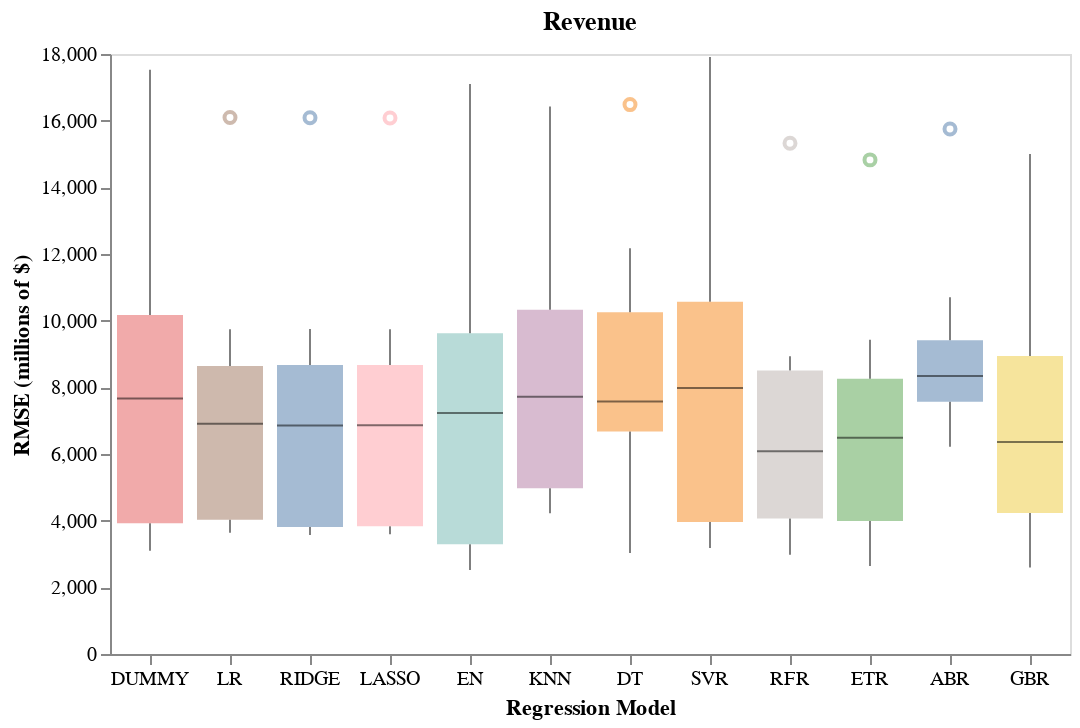

Here is the notebook cell this chart was saved with:
### Code cell
# Let's try a better looking chart in altair
df_rev = pd.DataFrame({
    "model": np.concatenate([[n]*len(v) for n, v in zip(names, kfold_results_rev)]),
    "rmse":  np.concatenate(kfold_results_rev)
})

df_rev['rmse'] = df_rev['rmse']/1_000_000

rev_chart = alt.Chart(df_rev).mark_boxplot(size=33, opacity=0.5, median={'color': 'black', 'strokeWidth': 3}).encode(
    x=alt.X('model:N', sort=names, title='Regression Model', axis = alt.Axis(labelAngle = 0, grid = False)),
    y=alt.Y('rmse:Q', title='RMSE (millions of $)', axis = alt.Axis(grid = False)),
    color = alt.Color('model:N', legend=None)
).properties(
    width=40*len(names), height=300,
    title='Revenue'
)

rev_chart

### Figure 1 — Vega-Lite specification as saved in the notebook (floating-point values rounded to 4 significant figures)
{"config": {"view": {"continuousWidth": 300, "continuousHeight": 300}}, "data": {"name": "data-54fdfa66099ee0227afdc51bdfba7479"}, "mark": {"type": "boxplot", "median": {"color": "black", "strokeWidth": 3}, "opacity": 0.5, "size": 33}, "encoding": {"color": {"field": "model", "legend": null, "type": "nominal"}, "x": {"axis": {"grid": false, "labelAngle": 0}, "field": "model", "sort": ["DUMMY", "LR", "RIDGE", "LASSO", "EN", "KNN", "DT", "SVR", "RFR", "ETR", "ABR", "GBR"], "title": "Regression Model", "type": "nominal"}, "y": {"axis": {"grid": false}, "field": "rmse", "title": "RMSE (millions of $)", "type": "quantitative"}}, "height": 300, "title": "Revenue", "width": 480, "$schema": "https://vega.github.io/schema/vega-lite/v5.20.1.json", "datasets": {"data-54fdfa66099ee0227afdc51bdfba7479": [{"model": "DUMMY", "rmse": 4361.0}, {"model": "DUMMY", "rmse": 17530.0}, {"model": "DUMMY", "rmse": 11150.0}, {"model": "DUMMY", "rmse": 3779.0}, {"model": "DUMMY", "rmse": 3603.0}, {"model": "DUMMY", "rmse": 3097.0}, {"model": "DUMMY", "rmse": 10290.0}, {"model": "DUMMY", "rmse": 7456.0}, {"model": "DUMMY", "rmse": 7874.0}, {"model": "DUMMY", "rmse": 9796.0}, {"model": "LR", "rmse": 4298.0}, {"model": "LR", "rmse": 16090.0}, {"model": "LR", "rmse": 9743.0}, {"model": "LR", "rmse": 3641.0}, {"model": "LR", "rmse": 3782.0}, {"model": "LR", "rmse": 3940.0}, {"model": "LR", "rmse": 8708.0}, {"model": "LR", "rmse": 6784.0}, {"model": "LR", "rmse": 7025.0}, {"model": "LR", "rmse": 8431.0}, {"model": "RIDGE", "rmse": 4249.0}, {"model": "RIDGE", "rmse": 16090.0}, {"model": "RIDGE", "rmse": 9752.0}, {"model": "RIDGE", "rmse": 3571.0}, {"model": "RIDGE", "rmse": 3653.0}, {"model": "RIDGE", "rmse": 3661.0}, {"model": "RIDGE", "rmse": 8732.0}, {"model": "RIDGE", "rmse": 6762.0}, {"model": "RIDGE", "rmse": 6954.0}, {"model": "RIDGE", "rmse": 8482.0}, {"model": "LASSO", "rmse": 4271.0}, {"model": "LASSO", "rmse": 16080.0}, {"model": "LASSO", "rmse": 9745.0}, {"model": "LASSO", "rmse": 3593.0}, {"model": "LASSO", "rmse": 3680.0}, {"model": "LASSO", "rmse": 3688.0}, {"model": "LASSO", "rmse": 8732.0}, {"model": "LASSO", "rmse": 6770.0}, {"model": "LASSO", "rmse": 6960.0}, {"model": "LASSO", "rmse": 8481.0}, {"model": "EN", "rmse": 3838.0}, {"model": "EN", "rmse": 17100.0}, {"model": "EN", "rmse": 10680.0}, {"model": "EN", "rmse": 3111.0}, {"model": "EN", "rmse": 3013.0}, {"model": "EN", "rmse": 2523.0}, {"model": "EN", "rmse": 9725.0}, {"model": "EN", "rmse": 7048.0}, {"model": "EN", "rmse": 7406.0}, {"model": "EN", "rmse": 9316.0}, {"model": "KNN", "rmse": 4707.0}, {"model": "KNN", "rmse": 16430.0}, {"model": "KNN", "rmse": 10890.0}, {"model": "KNN", "rmse": 4926.0}, {"model": "KNN", "rmse": 4220.0}, {"model": "KNN", "rmse": 5106.0}, {"model": "KNN", "rmse": 10380.0}, {"model": "KNN", "rmse": 8000.0}, {"model": "KNN", "rmse": 7441.0}, {"model": "KNN", "rmse": 10160.0}, {"model": "DT", "rmse": 6554.0}, {"model": "DT", "rmse": 16480.0}, {"model": "DT", "rmse": 12180.0}, {"model": "DT", "rmse": 3027.0}, {"model": "DT", "rmse": 3490.0}, {"model": "DT", "rmse": 7241.0}, {"model": "DT", "rmse": 10430.0}, {"model": "DT", "rmse": 7038.0}, {"model": "DT", "rmse": 7907.0}, {"model": "DT", "rmse": 9720.0}, {"model": "SVR", "rmse": 4654.0}, {"model": "SVR", "rmse": 17910.0}, {"model": "SVR", "rmse": 11490.0}, {"model": "SVR", "rmse": 3641.0}, {"model": "SVR", "rmse": 3727.0}, {"model": "SVR", "rmse": 3178.0}, {"model": "SVR", "rmse": 10730.0}, {"model": "SVR", "rmse": 7711.0}, {"model": "SVR", "rmse": 8257.0}, {"model": "SVR", "rmse": 10080.0}, {"model": "RFR", "rmse": 3655.0}, {"model": "RFR", "rmse": 15320.0}, {"model": "RFR", "rmse": 8824.0}, {"model": "RFR", "rmse": 5289.0}, {"model": "RFR", "rmse": 3343.0}, {"model": "RFR", "rmse": 2979.0}, {"model": "RFR", "rmse": 7551.0}, {"model": "RFR", "rmse": 5524.0}, {"model": "RFR", "rmse": 6643.0}, {"model": "RFR", "rmse": 8931.0}, {"model": "ETR", "rmse": 3335.0}, {"model": "ETR", "rmse": 14820.0}, {"model": "ETR", "rmse": 8621.0}, {"model": "ETR", "rmse": 6613.0}, {"model": "ETR", "rmse": 3484.0}, {"model": "ETR", "rmse": 2638.0}, {"model": "ETR", "rmse": 7174.0}, {"model": "ETR", "rmse": 5501.0}, {"model": "ETR", "rmse": 6363.0}, {"model": "ETR", "rmse": 9430.0}, {"model": "ABR", "rmse": 6274.0}, {"model": "ABR", "rmse": 15750.0}, {"model": "ABR", "rmse": 9616.0}, {"model": "ABR", "rmse": 7795.0}, {"model": "ABR", "rmse": 7951.0}, {"model": "ABR", "rmse": 6217.0}, {"model": "ABR", "rmse": 8725.0}, {"model": "ABR", "rmse": 7492.0}, {"model": "ABR", "rmse": 8797.0}, {"model": "ABR", "rmse": 10710.0}, {"model": "GBR", "rmse": 3922.0}, {"model": "GBR", "rmse": 15000.0}, {"model": "GBR", "rmse": 9883.0}, {"model": "GBR", "rmse": 4371.0}, {"model": "GBR", "rmse": 4184.0}, {"model": "GBR", "rmse": 2592.0}, {"model": "GBR", "rmse": 7641.0}, {"model": "GBR", "rmse": 6271.0}, {"model": "GBR", "rmse": 6452.0}, {"model": "GBR", "rmse": 9374.0}]}}
